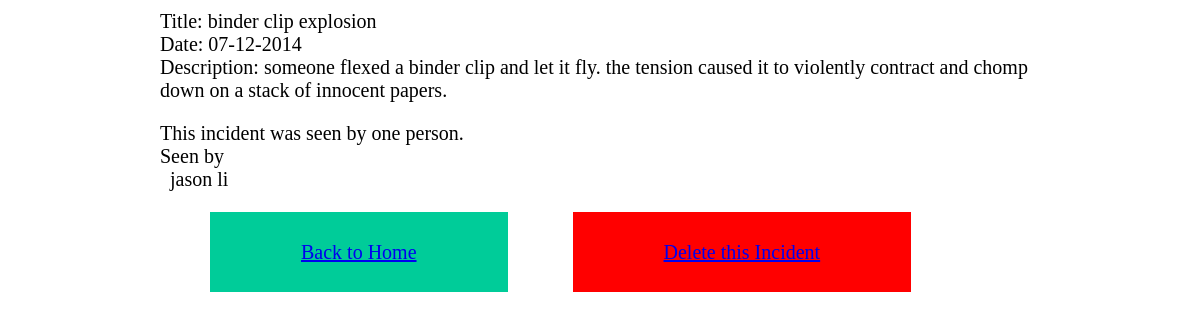
Page /display.php?incident=35 on the committed database.
### tables this page shows
CREATE TABLE `incidents` (
  `id` int(11) NOT NULL AUTO_INCREMENT,
  `title` varchar(45) DEFAULT NULL,
  `description` varchar(415) DEFAULT NULL,
  `user_id` varchar(45) DEFAULT NULL,
  `created_at` bigint(20) DEFAULT NULL,
  `updated_at` bigint(20) DEFAULT NULL,
  `happened` bigint(20) DEFAULT NULL,
  PRIMARY KEY (`id`)
);

CREATE TABLE `users` (
  `id` int(11) NOT NULL AUTO_INCREMENT,
  `fname` varchar(45) DEFAULT NULL,
  `lname` varchar(45) DEFAULT NULL,
  `created_at` bigint(20) DEFAULT NULL,
  `updated_at` bigint(20) DEFAULT NULL,
  `password` varchar(45) DEFAULT NULL,
  `email` varchar(45) DEFAULT NULL,
  PRIMARY KEY (`id`)
);

### dbconn.php (called while the page is built, shortened)
<?php
$database=array(
	"db_address"=>"localhost",
	"db_user"=>"root",
	"db_pw"=>"root",
	"db_schema"=>"crime"
);
function get_witnesses($incident_id){
	global $database;
	$con=mysqli_connect($database["db_address"], $database["db_user"], $database["db_pw"], $database["db_schema"]);
	$witnesses=[];
	$result = mysqli_query($con, "select users".'.'."fname, users".'.'."lname from sitings left join users on sitings".'.'."users_id=users".'.'."email
		where sitings".'.'."incidents_id=".$incident_id);
	while($row=mysqli_fetch_array($result)){
		$witnesses[] = $row;
	}
	return $witnesses;
}
function get_incident($id){
	global $database;
	$con=mysqli_connect($database["db_address"], $database["db_user"], $database["db_pw"], $database["db_schema"]);
	$result=mysqli_fetch_array(mysqli_query($con, "
		select * from incidents where incidents".'.'."id=".$id));
	return $result;
}
?>

### display.php (the view, shortened to what this page needs)
<?php session_start();
require("dbconn.php");
$incident = get_incident($_GET["incident"]);
 ?>
<html>
<head>
	<link rel="stylesheet" type="text/css" href="display.css">
</head>
<body>
	<div id="wrapper">
		<div id="specs">
			<p>Title: <?php echo $incident["title"]; ?></p>
			<p>Date: <?php echo gmdate("m-d-Y", $incident["happened"]); ?></p>
			<p>Description: <?php echo $incident["description"]; ?></p>
		</div>
		<div id="witnesses"><p>
			<?php $witnesses = get_witnesses($incident["id"]);
			if(count($witnesses)==1){
				echo "This incident was seen by one person.";
			}
			else{
				echo "This incident was seen by ".count($witnesses)." people";
			}?></p>
			<p>Seen by </p>
			<?php
			foreach($witnesses as $witness){
				echo "<p class=\"witness\">".$witness["fname"]." ".$witness["lname"]."</p>";
			}
			 ?>
			<div id="links">
				<a href="index.php" id="leftarrow">Back to Home</a>
				<?php echo "<a id=\"rightarrow\" href=\"process.php?kill=".$_GET["incident"]."\" id=\"kill\">Delete this Incident</a>"; ?>
			</div>
	</div>
</body>
</html>

### display.css (style rules this page uses)
* { margin:0; padding:0; font-size: 20px; }
#wrapper { width:900px; margin:auto; }
#links { padding:50px; }
#specs, #witnesses { padding:10px; }
.witness { padding-left:10px; }
#leftarrow { padding:29px 91px 29px 91px; background-color:#00CC99; margin-right: 30px; }
#rightarrow { margin-left: 30px; padding: 29px 91px 29px 91px; background-color: red; }

### rows in the picture
incidents: title "binder clip explosion", happened "07-12-2014", description "someone flexed a binder clip and let it fly. the tension caused it to violently contract and chomp down on a stack of innocent papers."
users: fname "jason", lname "li"
